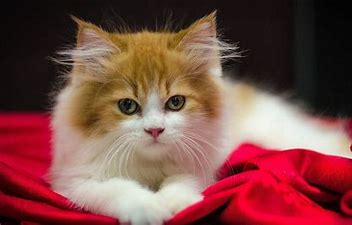
#> input picture Beginner Level/Image_to_pencil_sketch./cat.jpg, 352 x 225 px
$ jupyter execute Image_to_pencil_sketch.ipynb
#> lines starting #> are read from the running program, lines starting #| are printed output that depends on the picture
# ASHITA K
# BEGINNER LEVEL TASK 4:
# 4) Image to Pencil Sketch with Python

# Importing Libraries

[cell 1]
import cv2
import matplotlib.pyplot as plt

[cell 2]
from google.colab.patches import cv2_imshow

# Importing the image

[cell 3]
cat_image = cv2.imread("cat.jpg")
#> cat_image is the input picture: shape (225, 352, 3); mean B, G, R 70.6, 75.6, 125.5
cv2_imshow(cat_image)

# Reading in RBG format

[cell 4]
rbg = cv2.cvtColor(cat_image, cv2.COLOR_BGR2RGB)
cv2_imshow(rbg)

# Converting RBG format to grayscale

[cell 5]
gray_scale = cv2.cvtColor(rbg, cv2.COLOR_BGR2GRAY)
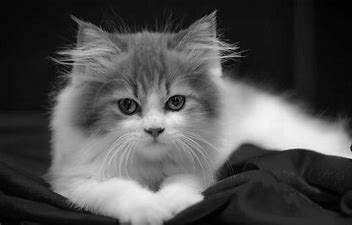
#> gray_scale: shape (225, 352); min 0, max 244, mean 79.8
cv2_imshow(gray_scale)

# Inverted Gray scale

[cell 6]
inverted_gray_scale = 255 - gray_scale
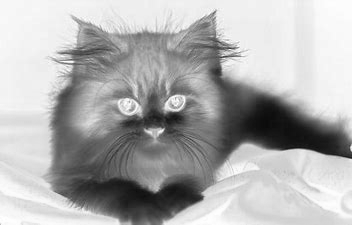
#> inverted_gray_scale: shape (225, 352); min 11, max 255, mean 175.2
cv2_imshow(inverted_gray_scale )

# Creating a blurred image

[cell 7]
blur = cv2.GaussianBlur(inverted_gray_scale, (31,31), 0)
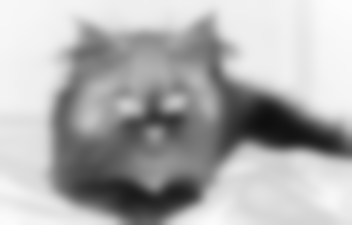
#> blur: shape (225, 352); min 15, max 252, mean 175.2
cv2_imshow(blur)

# Inverted blur image

[cell 8]
inverted_blur = 255 - blur
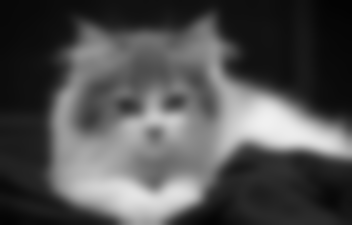
#> inverted_blur: shape (225, 352); min 3, max 240, mean 79.8
cv2_imshow(inverted_blur)

# Creating a pencil sketch

[cell 9]
pencil_sketch = cv2.divide(gray_scale, inverted_blur, scale=255)
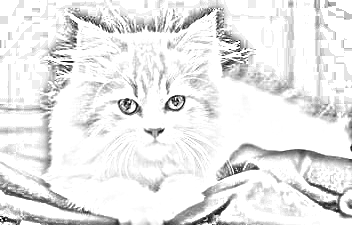
#> pencil_sketch: shape (225, 352); min 0, max 255, mean 233.2
cv2_imshow(pencil_sketch)
